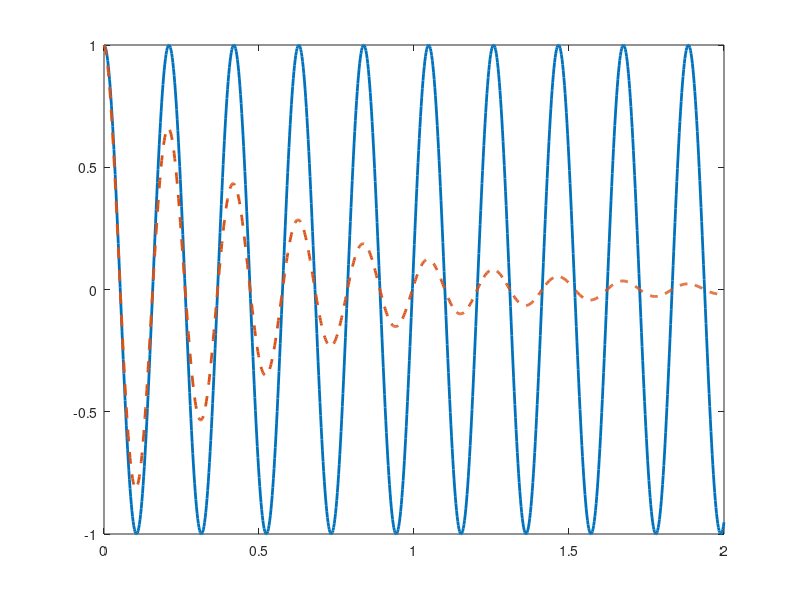

MATLAB code for this plot:
alpha = 2;
omega = 30;
t = linspace(0,2,1000);
y = cos(omega*t);
y2 = exp(-alpha*t).*cos(omega*t);

figure
plot(t,y,'linewidth',2); hold on
plot(t,y2,'--','linewidth',2)